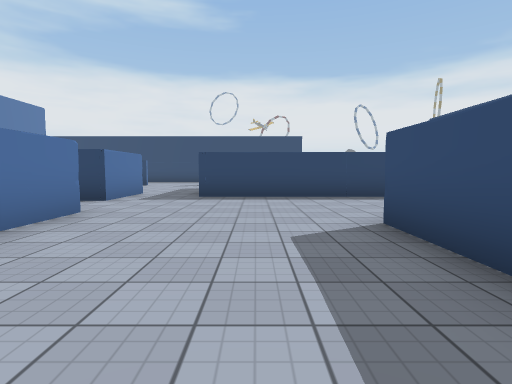
View 1 (above)

24 first-person views from a walk through a 3-D level made in the Unity game engine. The camera is 1.3 m above the floor, tilts 4° down and sees 80° across. The floor is counted in squares, 2 m on a side. Each view is taken from the middle of a square. On the plan, view 1 faces up. The plan holds only what a view shows up to about 10 squares ahead; the rest is blank. The place goes on beyond the plan. The player character is not drawn. Door leaves are left out, so doorways stand open. Some surface patterns are stand-ins.

View 2
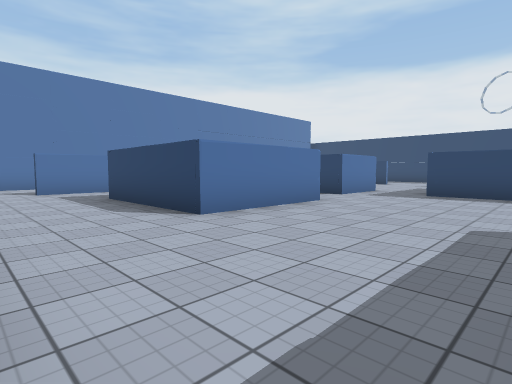

View 3
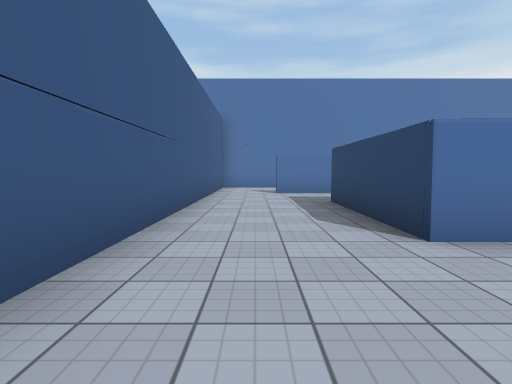

View 4
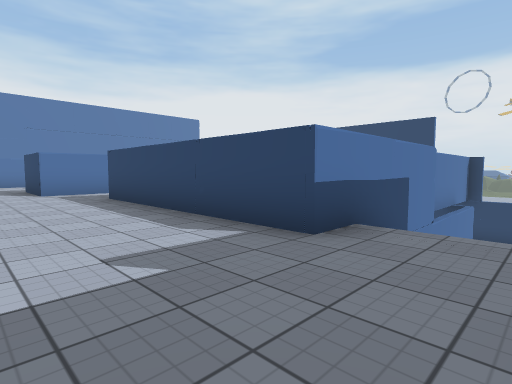

View 5
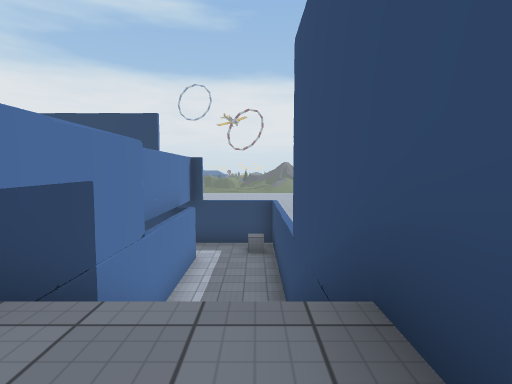

View 6
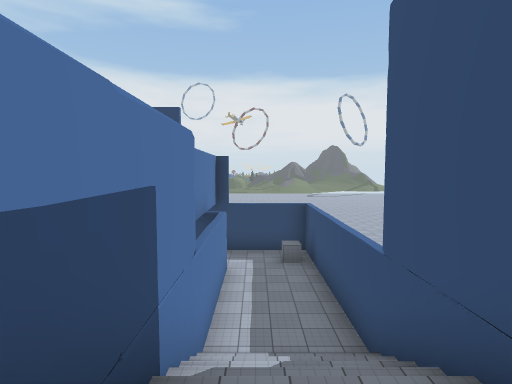

View 7
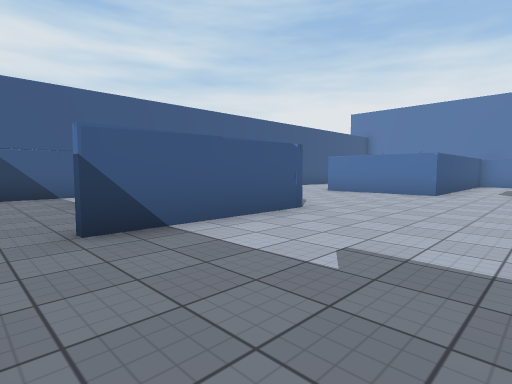

View 8
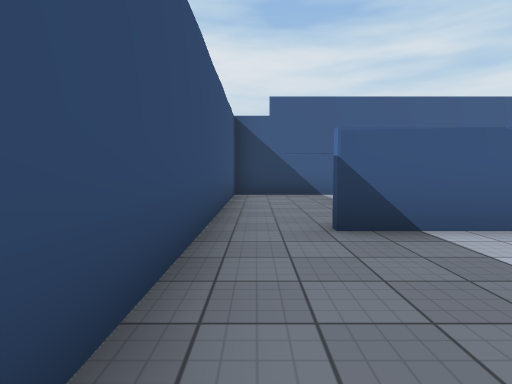

View 9
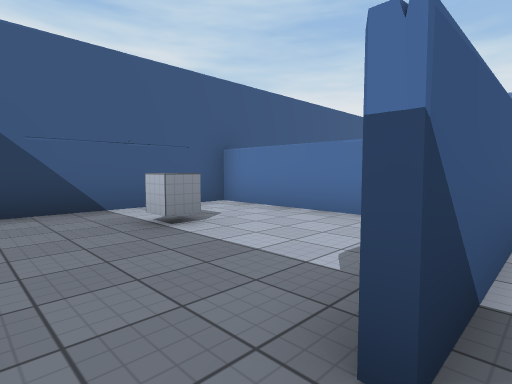

View 10
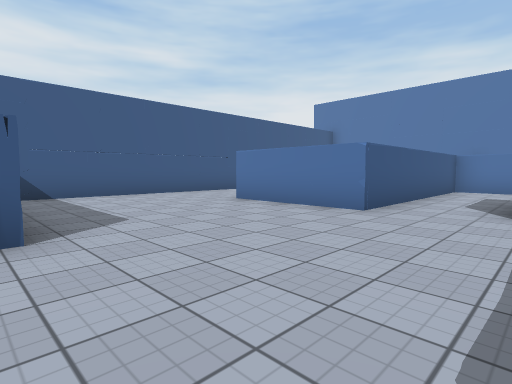

View 11
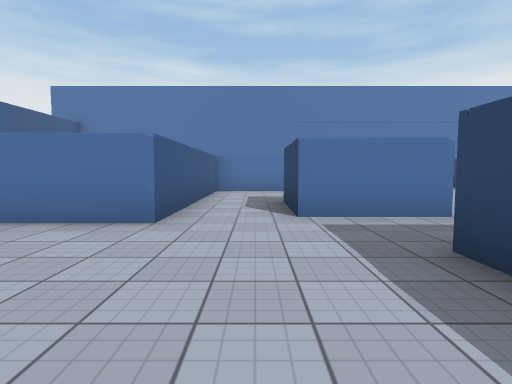

View 12
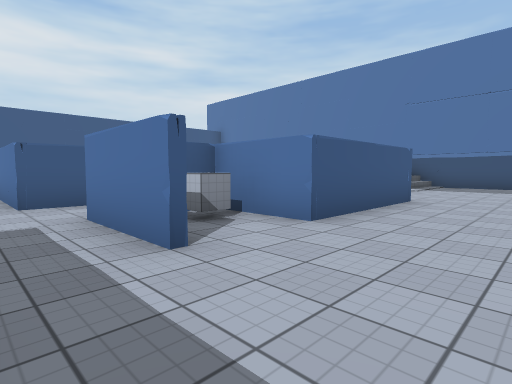

View 13
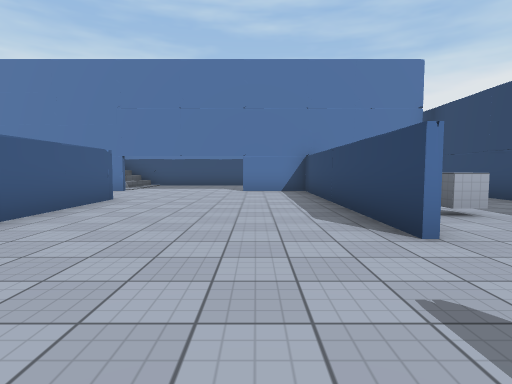

View 14
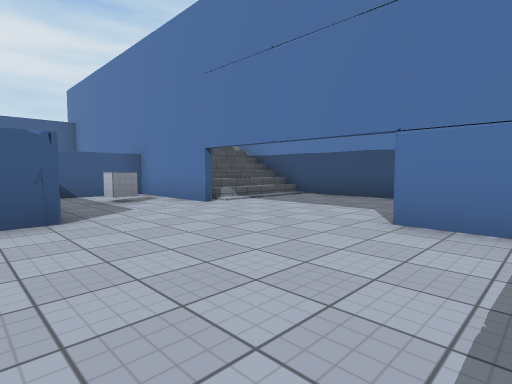

View 15
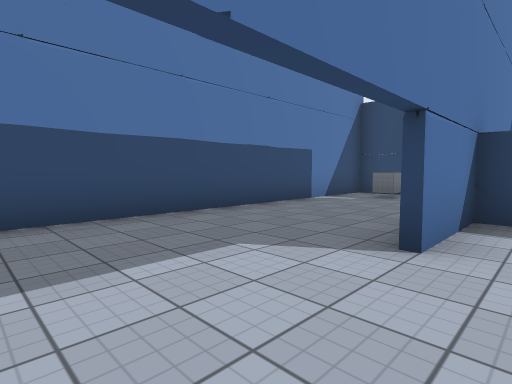

View 16
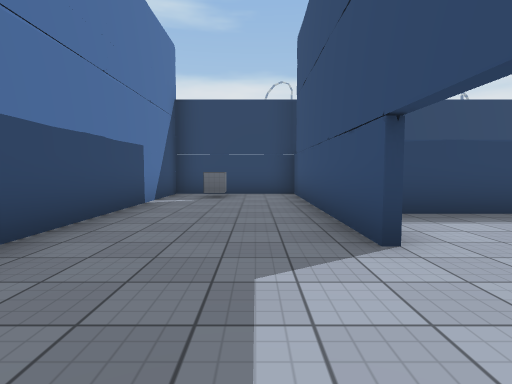

View 17
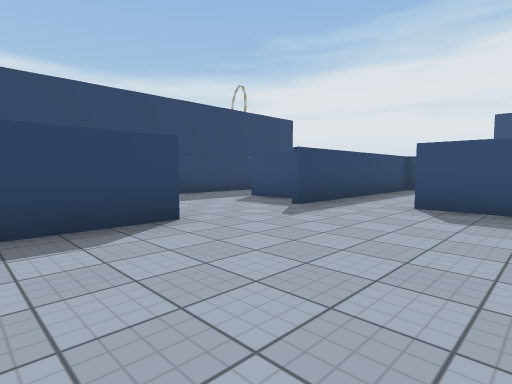

View 18
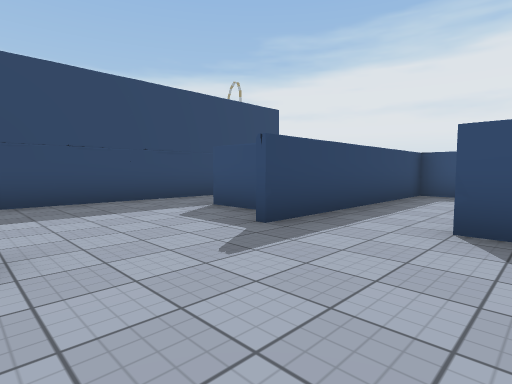

View 19
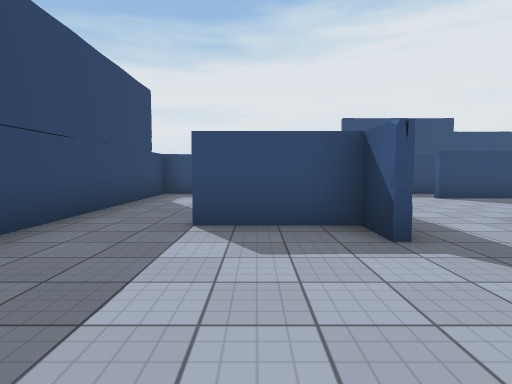

View 20
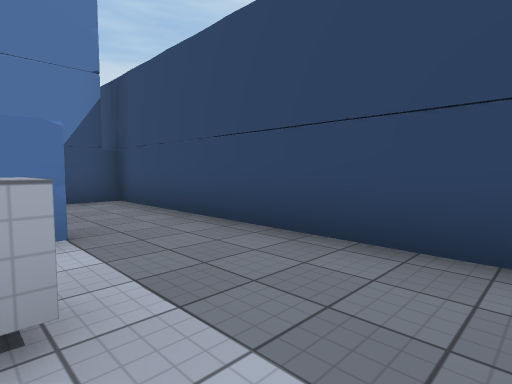

View 21
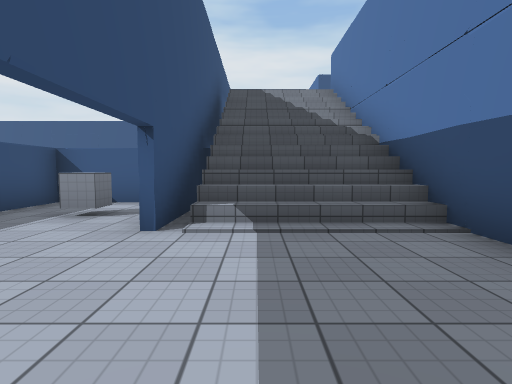

View 22
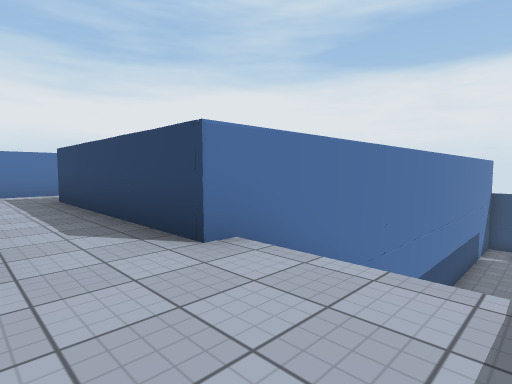

View 23
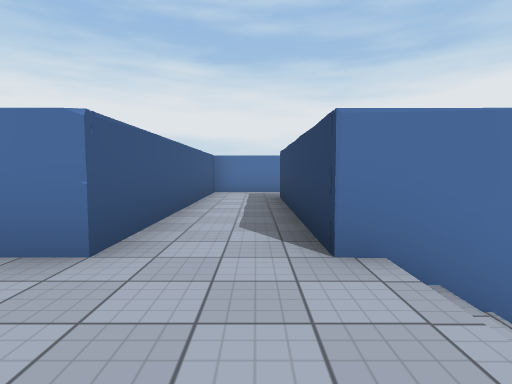

View 24
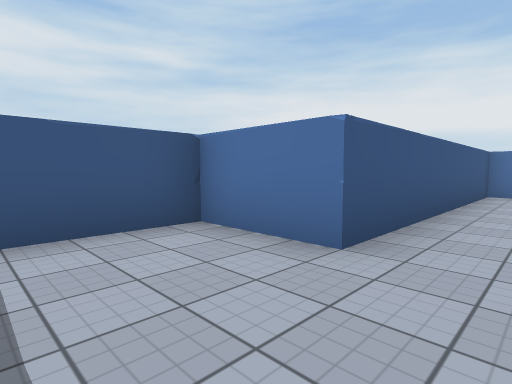

### Floor plan
Key: @ floor where view 1 was taken; # wall or solid block; . main floor; - floor 3.75 m lower than the main floor; : floor 6 m higher than the main floor; / step, stairs or slope; = window, fence, low wall or low ledge; ^ raised ledge; v drop or lower ground.
Columns run from 23 left of view 1 to 7 right of it. Each row starts with its distance up from view 1.
 18          v v###############v vv
 17        #.#.#...............#-#v
 16        #...#.............  #--#
 15        #...#   #......#    #--#
 14        #...########..#######--#
 13        #...#...............#--#
 12        #...#...............#--#
 11        #..............#....#//#
 10        #..............# .#.#//#
  9        #......#####...#  #.#  #
  8        #......#   #.#.######..#
  7        ^///#..#...###.........#
  6        ^///#..#...............#
  5        ^///##########.........#
  4        =///#        #....####.#
  3        #///#        #....#....#
  2 #::#####///#  #..####....#....#
  1 #::::::::::#..#..........#....#
  0 #::::::::::#...........@.#....#
 -1  #######:::  ............#....#
 -2        =:::  ============ ====
 -3         ###

Where each view was taken, in squares from view 1:
view 1: 0 up, 0 right, facing up
view 2: 1 down, 1 right, facing up-left
view 3: 0 up, 0 right, facing left
view 4: 5 up, 6 right, facing up-left
view 5: 7 up, 6 right, facing up
view 6: 8 up, 5 right, facing up
view 7: 7 up, 6 right, facing down-left
view 8: 7 up, 6 right, facing down
view 9: 4 up, 6 right, facing down-left
view 10: 7 up, 2 right, facing down-left
view 11: 6 up, 1 right, facing left
view 12: 11 up, 2 left, facing down-left
view 13: 12 up, 2 left, facing left
view 14: 13 up, 8 left, facing down-left
view 15: 9 up, 11 left, facing up-left
view 16: 9 up, 13 left, facing up
view 17: 10 up, 7 left, facing up-right
view 18: 11 up, 5 left, facing up-right
view 19: 15 up, 5 left, facing right
view 20: 15 up, 5 left, facing up-left
view 21: 11 up, 13 left, facing down
view 22: 0 up, 13 left, facing up-left
view 23: 1 up, 13 left, facing left
view 24: 1 up, 13 left, facing down-left
